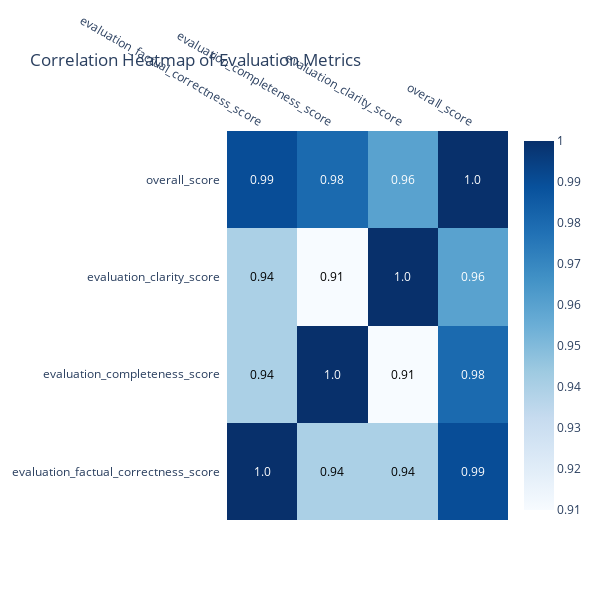

The code cell stored with this chart in its notebook:
### Code cell
import plotly.figure_factory as ff

# Select relevant columns
metrics = [
    'evaluation_factual_correctness_score',
    'evaluation_completeness_score',
    'evaluation_clarity_score',
    'overall_score'
]

# Calculate correlation matrix
corr_matrix = df[metrics].corr().round(2)

# Create heatmap
fig = ff.create_annotated_heatmap(
    z=corr_matrix.values,
    x=corr_matrix.columns.tolist(),
    y=corr_matrix.index.tolist(),
    annotation_text=corr_matrix.values,
    colorscale='Blues',
    showscale=True
)

fig.update_layout(
    title='Correlation Heatmap of Evaluation Metrics',
    width=600,
    height=600
)

fig.show()

### Figure 1 — Plotly figure (JSON) as saved in the notebook; plotly's stock layout.template omitted (floating-point values rounded to 4 significant figures)
{"data": [{"colorscale": [[0, "rgb(247,251,255)"], [0.125, "rgb(222,235,247)"], [0.25, "rgb(198,219,239)"], [0.375, "rgb(158,202,225)"], [0.5, "rgb(107,174,214)"], [0.625, "rgb(66,146,198)"], [0.75, "rgb(33,113,181)"], [0.875, "rgb(8,81,156)"], [1, "rgb(8,48,107)"]], "reversescale": false, "showscale": true, "type": "heatmap", "x": ["evaluation_factual_correctness_score", "evaluation_completeness_score", "evaluation_clarity_score", "overall_score"], "y": ["evaluation_factual_correctness_score", "evaluation_completeness_score", "evaluation_clarity_score", "overall_score"], "z": [[1.0, 0.94, 0.94, 0.99], [0.94, 1.0, 0.91, 0.98], [0.94, 0.91, 1.0, 0.96], [0.99, 0.98, 0.96, 1.0]]}], "layout": {"annotations": [{"font": {"color": "#FFFFFF"}, "showarrow": false, "text": "1.0", "x": "evaluation_factual_correctness_score", "xref": "x", "y": "evaluation_factual_correctness_score", "yref": "y"}, {"font": {"color": "#000000"}, "showarrow": false, "text": "0.94", "x": "evaluation_completeness_score", "xref": "x", "y": "evaluation_factual_correctness_score", "yref": "y"}, {"font": {"color": "#000000"}, "showarrow": false, "text": "0.94", "x": "evaluation_clarity_score", "xref": "x", "y": "evaluation_factual_correctness_score", "yref": "y"}, {"font": {"color": "#FFFFFF"}, "showarrow": false, "text": "0.99", "x": "overall_score", "xref": "x", "y": "evaluation_factual_correctness_score", "yref": "y"}, {"font": {"color": "#000000"}, "showarrow": false, "text": "0.94", "x": "evaluation_factual_correctness_score", "xref": "x", "y": "evaluation_completeness_score", "yref": "y"}, {"font": {"color": "#FFFFFF"}, "showarrow": false, "text": "1.0", "x": "evaluation_completeness_score", "xref": "x", "y": "evaluation_completeness_score", "yref": "y"}, {"font": {"color": "#000000"}, "showarrow": false, "text": "0.91", "x": "evaluation_clarity_score", "xref": "x", "y": "evaluation_completeness_score", "yref": "y"}, {"font": {"color": "#FFFFFF"}, "showarrow": false, "text": "0.98", "x": "overall_score", "xref": "x", "y": "evaluation_completeness_score", "yref": "y"}, {"font": {"color": "#000000"}, "showarrow": false, "text": "0.94", "x": "evaluation_factual_correctness_score", "xref": "x", "y": "evaluation_clarity_score", "yref": "y"}, {"font": {"color": "#000000"}, "showarrow": false, "text": "0.91", "x": "evaluation_completeness_score", "xref": "x", "y": "evaluation_clarity_score", "yref": "y"}, {"font": {"color": "#FFFFFF"}, "showarrow": false, "text": "1.0", "x": "evaluation_clarity_score", "xref": "x", "y": "evaluation_clarity_score", "yref": "y"}, {"font": {"color": "#FFFFFF"}, "showarrow": false, "text": "0.96", "x": "overall_score", "xref": "x", "y": "evaluation_clarity_score", "yref": "y"}, {"font": {"color": "#FFFFFF"}, "showarrow": false, "text": "0.99", "x": "evaluation_factual_correctness_score", "xref": "x", "y": "overall_score", "yref": "y"}, {"font": {"color": "#FFFFFF"}, "showarrow": false, "text": "0.98", "x": "evaluation_completeness_score", "xref": "x", "y": "overall_score", "yref": "y"}, {"font": {"color": "#FFFFFF"}, "showarrow": false, "text": "0.96", "x": "evaluation_clarity_score", "xref": "x", "y": "overall_score", "yref": "y"}, {"font": {"color": "#FFFFFF"}, "showarrow": false, "text": "1.0", "x": "overall_score", "xref": "x", "y": "overall_score", "yref": "y"}], "height": 600, "title": {"text": "Correlation Heatmap of Evaluation Metrics"}, "width": 600, "xaxis": {"dtick": 1, "gridcolor": "rgb(0, 0, 0)", "side": "top", "ticks": ""}, "yaxis": {"dtick": 1, "ticks": "", "ticksuffix": "  "}}}
